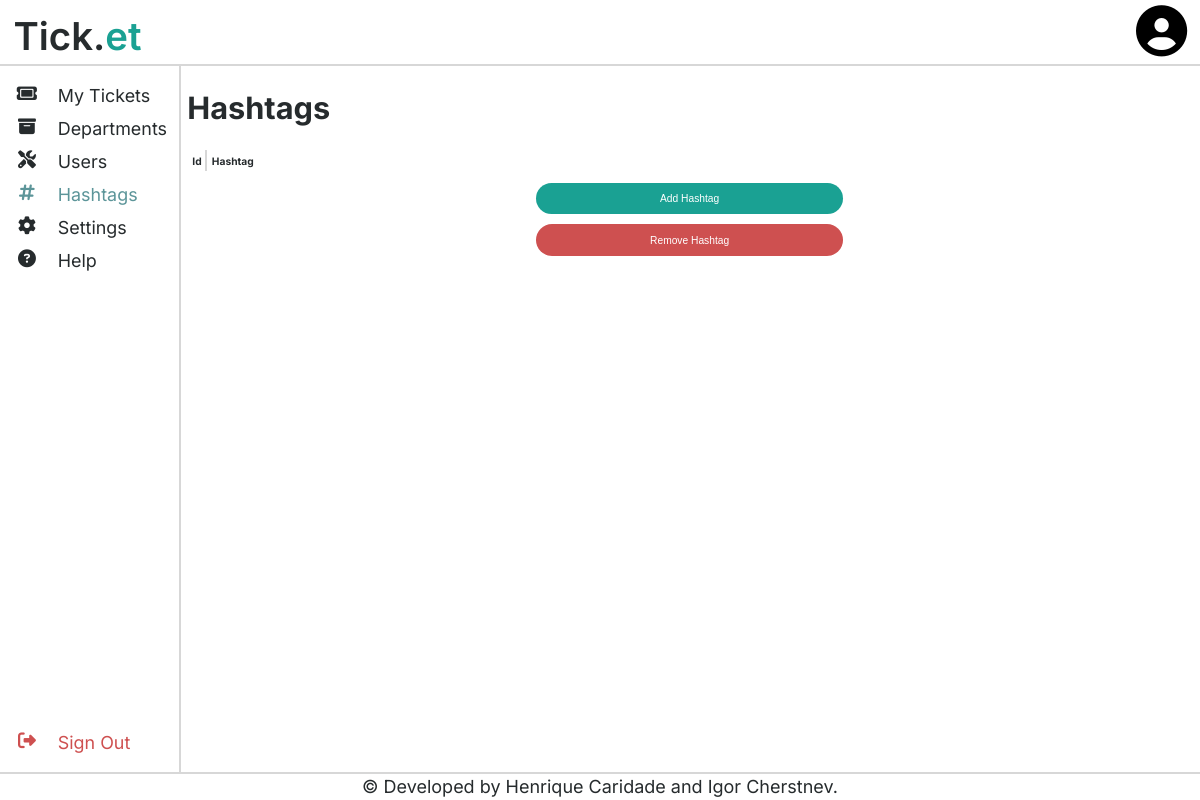
Before: /index.php?page=hashtags (signed in) with the older database file.
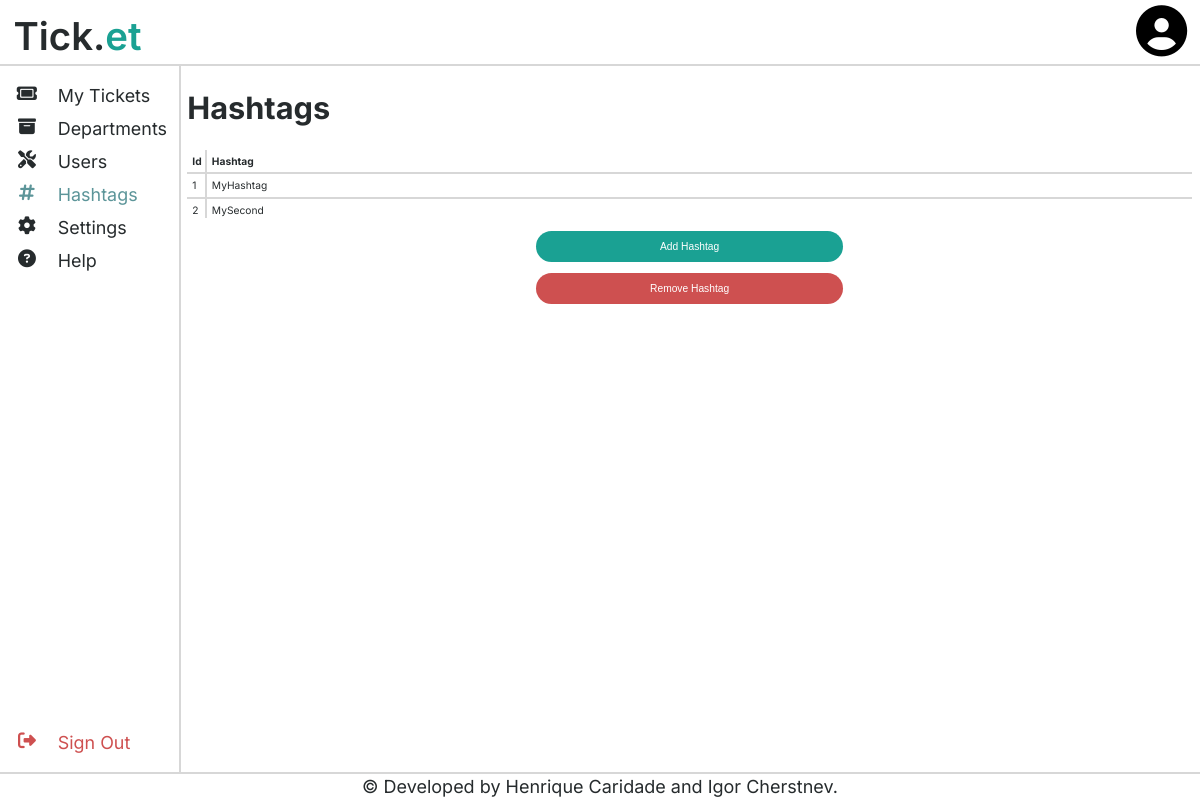
After: the same page with the newer database file.
### tables this page shows
CREATE TABLE Hashtag (
    id INTEGER PRIMARY KEY AUTOINCREMENT NOT NULL,
    value STRING NOT NULL
);

### index.php (called while the page is built, shortened)
<?php
    $session = Session::getSession();
    if (isset($_GET['page'])) {
        switch ($_GET['page']) {
            case 'hashtags': include_once("./pages/hashtag_page.php"); break;
        }
    } else {
        if ($session->isLoggedIn()) die(header('Location: ./index.php?page=dashboard'));
        else die(header('Location: ./index.php?page=login'));
    }
    drawPage($_GET);
?>

### classes/hashtag.php (called while the page is built, shortened)
<?php
    class Hashtag {
        private function __construct(int $id, string $value) {
            $this->id = $id;
            $this->value = $value;
        }
        private static function fromArray(array $hashtag) : Hashtag {
            return new Hashtag((int) $hashtag['id'], $hashtag['value']);
        }
        public static function getAllHashtags(PDO $db) : array {
            $stmt = $db->prepare('SELECT * FROM Hashtag');
            $stmt->execute();
            $hashtagArray = array();
            foreach($stmt->fetchAll() as $hashtag){
                $hashtagArray[] = Hashtag::fromArray($hashtag);
            }
            return $hashtagArray;
        }
    }
?>

### templates/hashtag.php (the view, shortened to what this page needs)
<?php
    require_once(dirname(__DIR__) . "/classes/hashtag.php");
?>
<?php
    function _drawHashtagTableItem(Hashtag $hashtag) {
?>
        <tr class="hashtag-item">
            <td class="hashtag-id"><?=htmlentities($hashtag->id); ?></td>
            <td class="hashtag-value"><?=htmlentities($hashtag->value); ?></td>
        </tr>
<?php
    }
    function drawHashtagTable(array $hashtags) {
?>
<div class="scroll-wrapper">
    <table id="hashtags">
        <thead>
            <tr>
                <th style="width: 0;">Id</th>
                <th>Hashtag</th>
            </tr>
        </thead>
        <tbody>
        <?php foreach ($hashtags as $hashtag) _drawHashtagTableItem($hashtag); ?>
        </tbody>
    </table>
</div>
<?php
    }
?>

Changed rows visible on the page:
added hashtag: id "1", value "MyHashtag"
added hashtag: id "2", value "MySecond"
